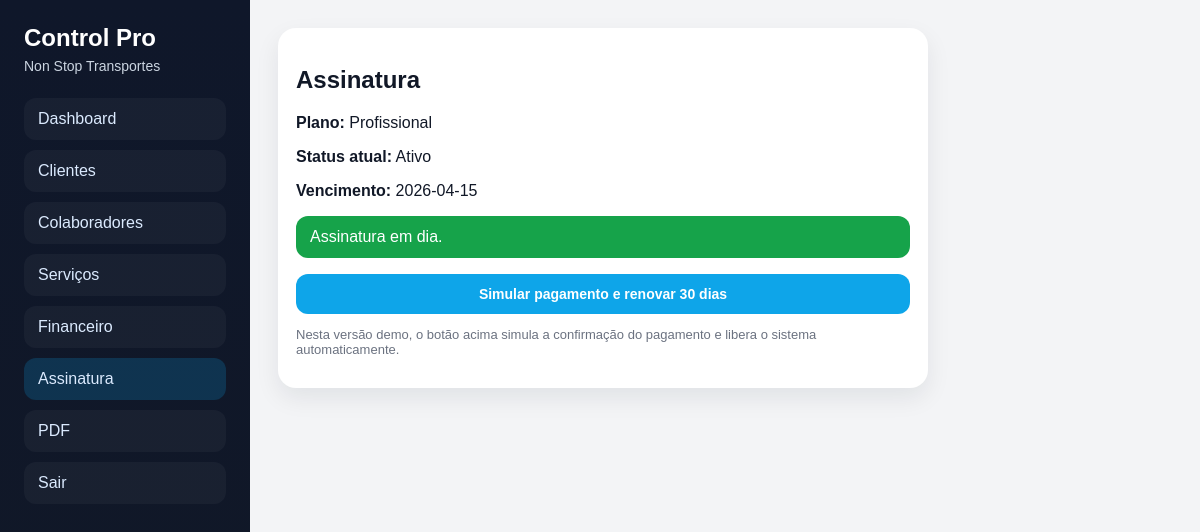
/assinatura (signed in), run on the app's committed database.
### tables this page shows
CREATE TABLE users (
                id INTEGER PRIMARY KEY AUTOINCREMENT,
                company_name TEXT NOT NULL,
                email TEXT UNIQUE NOT NULL,
                password TEXT NOT NULL,
                plan TEXT NOT NULL DEFAULT 'Profissional',
                status TEXT NOT NULL DEFAULT 'ativo',
                due_date TEXT NOT NULL,
                grace_days INTEGER NOT NULL DEFAULT 3,
                created_at TEXT NOT NULL DEFAULT CURRENT_TIMESTAMP
            );

### main.py (the view)
@app.get("/assinatura", response_class=HTMLResponse)
def subscription_page(request: Request, user: sqlite3.Row = Depends(require_login)):
    return templates.TemplateResponse(
        request=request,
        name="subscription.html",
        context=context(
            request,
            "assinatura",
            user=user,
            due_date=user["due_date"],
            plan=user["plan"],
        ),
    )

### templates/subscription.html
{% extends 'base.html' %}
{% block content %}
<div class="card subscription-card">
  <h2>Assinatura</h2>
  <p><strong>Plano:</strong> {{ plan }}</p>
  <p><strong>Status atual:</strong> {{ billing|capitalize }}</p>
  <p><strong>Vencimento:</strong> {{ due_date }}</p>
  {% if billing == 'bloqueado' %}
    <div class="banner danger">Seu acesso foi bloqueado por falta de pagamento.</div>
  {% elif billing == 'atrasado' %}
    <div class="banner warning">Seu pagamento está atrasado. Renove antes do bloqueio total.</div>
  {% else %}
    <div class="banner success">Assinatura em dia.</div>
  {% endif %}
  <form method="post" action="/assinatura/renovar">
    <button type="submit">Simular pagamento e renovar 30 dias</button>
  </form>
  <p class="small">Nesta versão demo, o botão acima simula a confirmação do pagamento e libera o sistema automaticamente.</p>
</div>
{% endblock %}

### templates/base.html (shortened to what this page needs)
<!DOCTYPE html>
<html lang="pt-BR">
<head>
  <link rel="stylesheet" href="/static/style.css" />
</head>
<body>
  {% if current_user %}
  <aside class="sidebar">
    <div>
      <h1>Control Pro</h1>
      <p class="subtitle">{{ current_user['company_name'] }}</p>
    </div>
    <nav>
      <a href="/dashboard" class="{% if page == 'dashboard' %}active{% endif %}">Dashboard</a>
      <a href="/clientes" class="{% if page == 'clientes' %}active{% endif %}">Clientes</a>
      <a href="/colaboradores" class="{% if page == 'colaboradores' %}active{% endif %}">Colaboradores</a>
      <a href="/servicos" class="{% if page == 'servicos' %}active{% endif %}">Serviços</a>
      <a href="/financeiro" class="{% if page == 'financeiro' %}active{% endif %}">Financeiro</a>
      <a href="/assinatura" class="{% if page == 'assinatura' %}active{% endif %}">Assinatura</a>
      <a href="/relatorios/servicos.pdf" target="_blank">PDF</a>
      <a href="/logout">Sair</a>
    </nav>
  </aside>
  {% endif %}
  <main class="main {% if not current_user %}full{% endif %}">
    {% block content %}{% endblock %}
  </main>
</body>
</html>

### static/style.css (style rules this page uses)
:root { --bg: #0f172a; --panel: #111827; --card: #ffffff; --text: #111827; --muted: #6b7280; --line: #e5e7eb; --primary: #0ea5e9; --danger: #dc2626; --warning: #d97706; --success: #16a34a; }
* { box-sizing: border-box; }
body { margin: 0; font-family: Arial, Helvetica, sans-serif; background: #f3f4f6; color: var(--text); display: flex; min-height: 100vh; }
.sidebar { width: 250px; background: linear-gradient(180deg, #0f172a, #111827); color: white; padding: 24px; display: flex; flex-direction: column; gap: 24px; }
.sidebar h1 { margin: 0; font-size: 24px; }
.subtitle { color: #cbd5e1; margin: 6px 0 0; font-size: 14px; }
.sidebar nav { display: flex; flex-direction: column; gap: 10px; }
.sidebar a { color: #dbeafe; text-decoration: none; padding: 12px 14px; border-radius: 12px; background: rgba(255,255,255,0.04); }
.sidebar a.active, .sidebar a:hover { background: rgba(14,165,233,0.2); }
.main { flex: 1; padding: 28px; }
.card { background: var(--card); border-radius: 18px; padding: 18px; box-shadow: 0 10px 24px rgba(15, 23, 42, 0.08); }
input, textarea, select, button { width: 100%; border: 1px solid var(--line); border-radius: 12px; padding: 12px 14px; font-size: 14px; }
button { background: var(--primary); color: white; border: none; cursor: pointer; font-weight: bold; }
.banner { padding: 12px 14px; border-radius: 12px; margin-bottom: 16px; color: white; }
.banner.success { background: var(--success); }
.subscription-card { max-width: 650px; }
.small { color: var(--muted); font-size: 13px; }

### data on the page
users: company_name "Non Stop Transportes", plan "Profissional", status "Ativo", due_date "2026-04-15"
